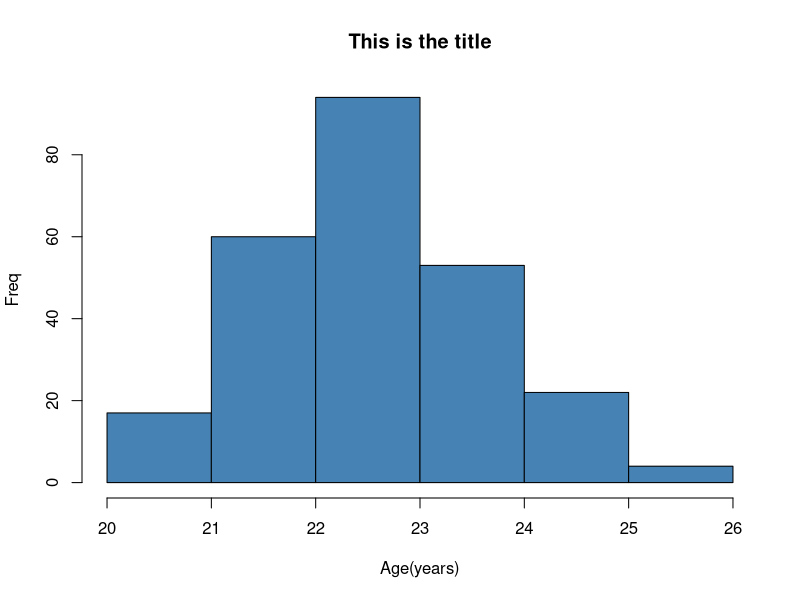
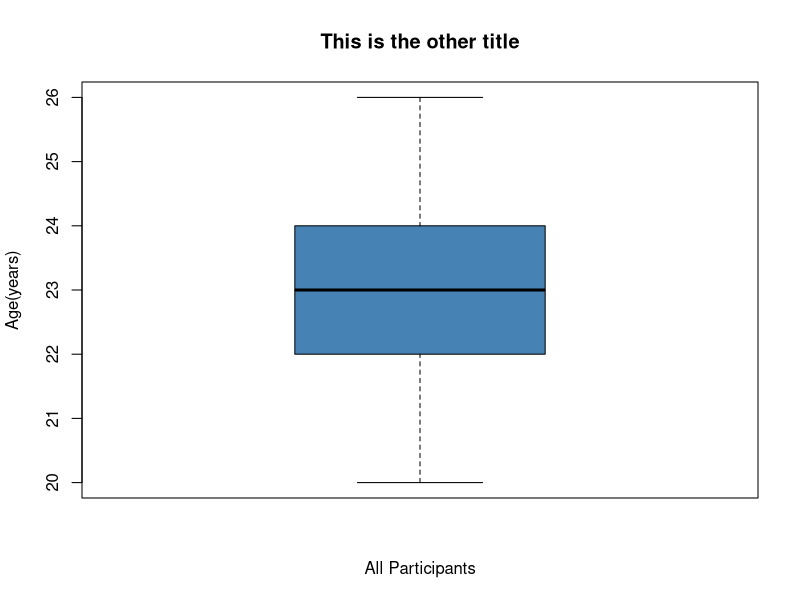
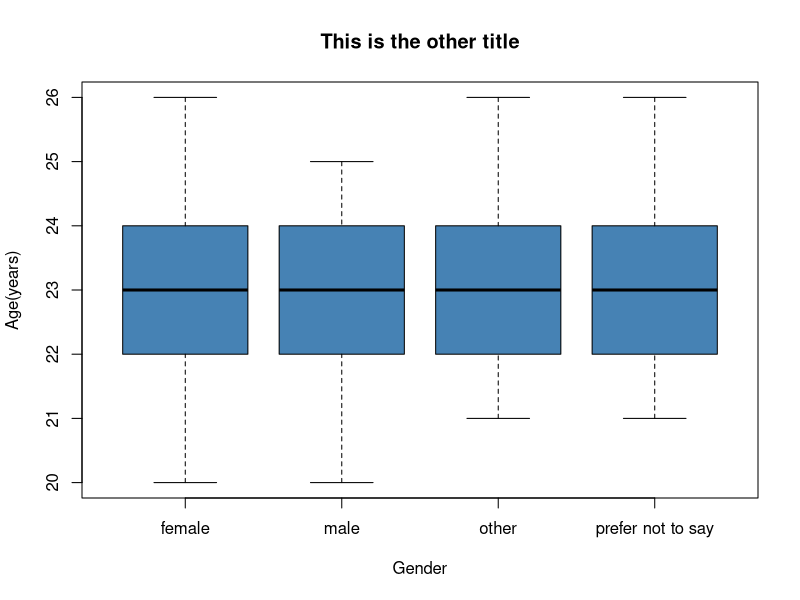
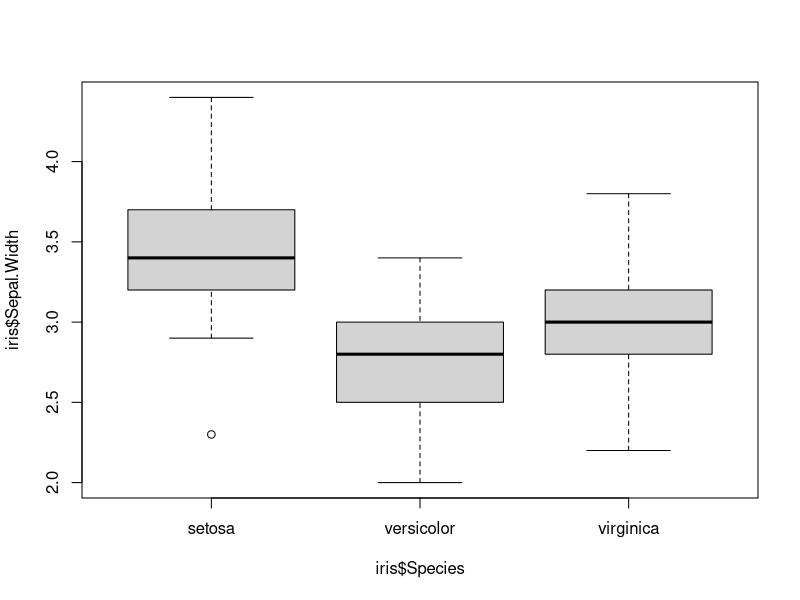
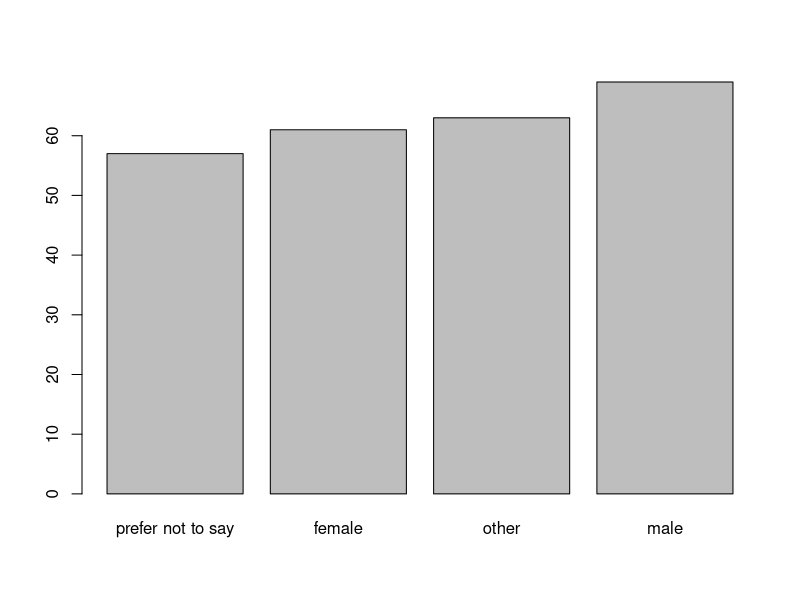

Reproduce these figures in R, in order.
# this is a comment
library(readr)

gamer_survey_data <- read.csv("amalgamated_game_survey_250_2022.csv")
gamer_survey_data

#head(gamer_survey_data, 2)
#tail(gamer_survey_data, 20)
# View(gamer_survey_data)

# summary(gamer_survey_data$years_playing_games)

# histogram
hist(gamer_survey_data$age,
     main = "This is the title",
     xlab = "Age(years)",
     ylab = "Freq",
     col = "steelblue",
     breaks = 8)

# boxplot - numeric data
boxplot(gamer_survey_data$age,
        main = "This is the other title",
        ylab = "Age(years)",
        xlab = "All Participants",
        col = "steelblue")

boxplot(gamer_survey_data$age~gamer_survey_data$gender,
        main = "This is the other title",
        ylab = "Age(years)",
        xlab = "Gender",
        col = "steelblue")

boxplot(iris$Sepal.Width~iris$Species)

barplot(sort(table(gamer_survey_data$gender), decreasing = FALSE))







